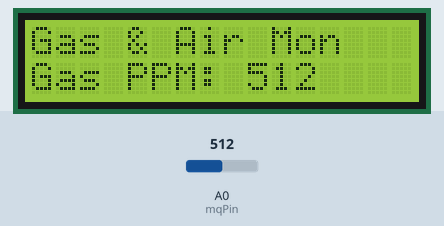
Simulated run of this sketch. Board: Arduino Uno, built with avr-gcc and run on an emulated ATmega328P. On the bench: 16×2 character LCD. The inputs (shaded band) are chosen by the test bench; at power-on: A0 (mqPin) = 512.

Above: at 1.2 s.
1.3 s: A0 (mqPin) set to 716
At 2.6 s:
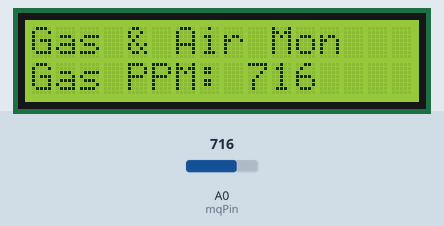
3.1 s: A0 (mqPin) set to 900
At 4.1 s:
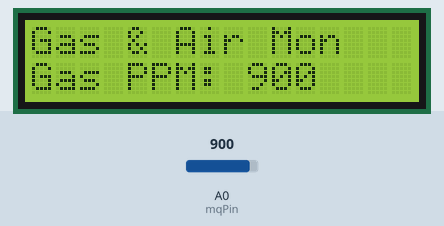
4.6 s: A0 (mqPin) set to 1023
At 5.7 s:
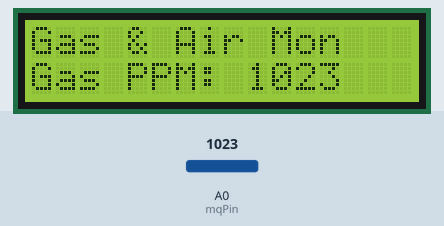
Timing chart, 0 to 7.6 s (numbered marks = the images above; inputs shaded):
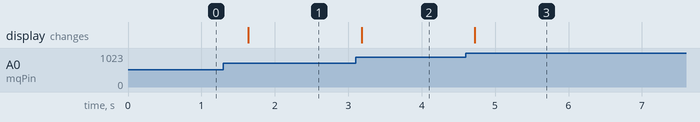

The sketch:

mq.ino
```cpp
/*
  Lesson 1: Air Quality & Gas Monitor (MQ-135 + I2C LCD)
  Target Board: Arduino Uno
*/
#include <Wire.h>
#include <LiquidCrystal_I2C.h>

LiquidCrystal_I2C lcd(0x27, 16, 2);
const int mqPin = A0; // المنفذ التناظري المخصص لقراءة حساس الغاز

void setup() {
  pinMode(mqPin, INPUT);
  lcd.init();
  lcd.backlight();

  lcd.setCursor(0, 0);
  lcd.print("Gas & Air Mon");
}

void loop() {
  // قراءة القيمة التناظرية لحساس الغاز (من 0 إلى 1023)
  int airValue = analogRead(mqPin);

  // عرض القيمة على شاشة LCD
  lcd.setCursor(0, 1);
  lcd.print("Gas PPM: ");
  lcd.print(airValue);
  lcd.print("   "); // مساحات فارغة لمسح الآثار القديمة للأرقام

  delay(500); // تحديث دوري سريع
}
```

Measured:
- after the input at 1.3 s, the display: changes after 0.34 s (image 1)
- after the input at 3.1 s, the display: changes after 0.08 s (image 2)
- after the input at 4.6 s, the display: changes after 0.13 s (image 3)
